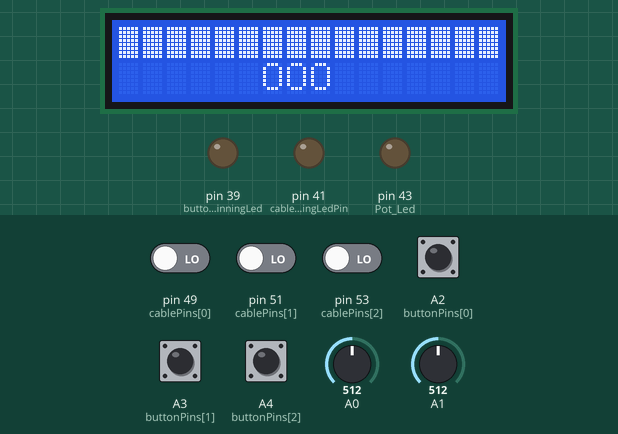
Simulated run of this sketch. Board: Arduino Mega 2560, built with avr-gcc and run on an emulated ATmega2560. On the bench: 16×2 character LCD, output pins drawn as LEDs (lit = HIGH). The test bench sets the inputs (shaded band); at power-on: A2 (buttonPins[0]), A3 (buttonPins[1]), A4 (buttonPins[2]), pin 49 (cablePins[0]), pin 51 (cablePins[1]), pin 53 (cablePins[2]) LOW, A0 = 512, A1 = 512. Random numbers use the default seed unless the sketch sets one.

Above: at 1.2 s.
1.3 s: A0 set to 530
At 2.1 s:
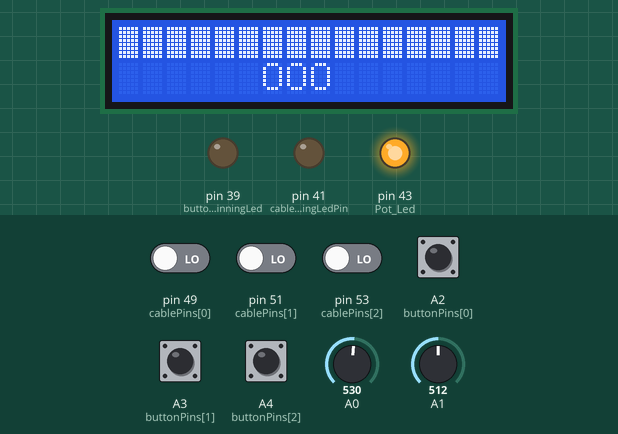
2.8 s: A2 (buttonPins[0]) pulled HIGH for 0.15 s
At 3.2 s:
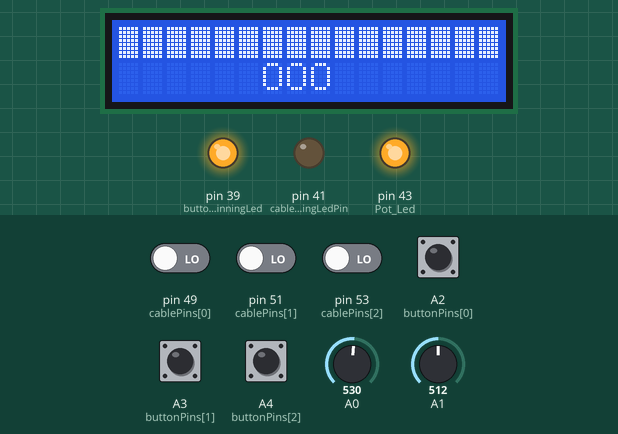
4.4 s: A1 set to 525
At 5.6 s:
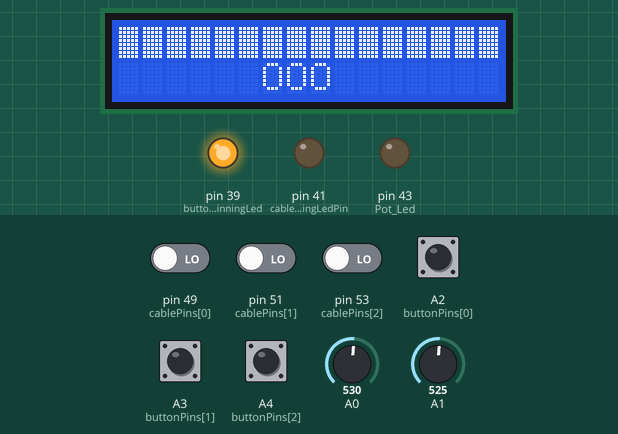
5.9 s: A1 set to 306
At 6.8 s:
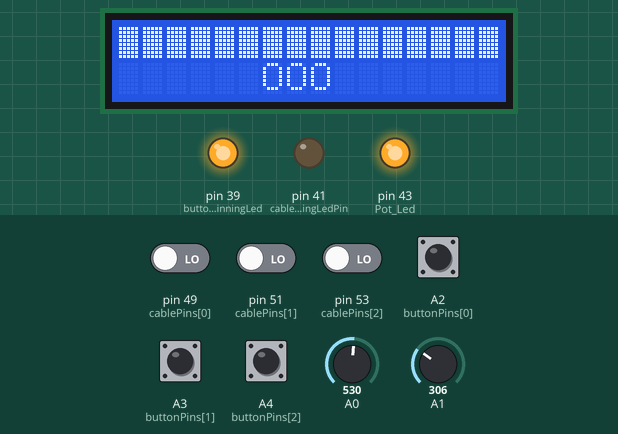
7.4 s: A1 set to 265
8.9 s: A1 set to 245
At 38.5 s:
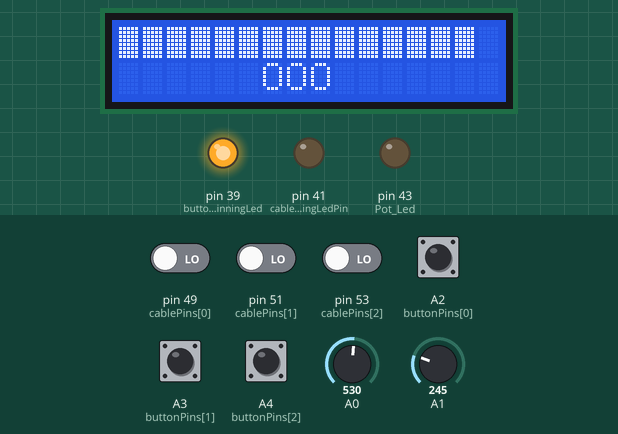
Timing chart, 0 to 39.5 s (numbered marks = the images above; inputs shaded):
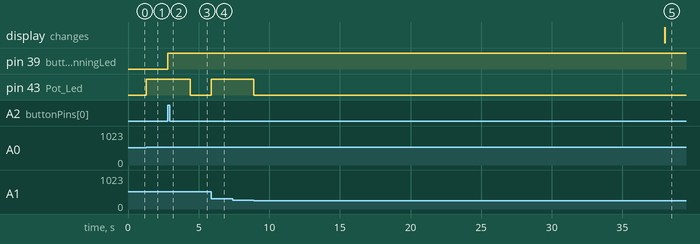

The sketch:

Enigma.ino
```cpp
void setup() {

  Serial.begin(9600);

  LCD_init();
  Pot_init();
  initButtonGame(LCD_getSerial());
  initCableGame();
}

void loop() {
  LCD_update();

  if(!LDC_getEchecBool() && !LDC_getWinBool())
  {
     // Ajouter ici les fonctions update des modules
     Pot_update();
     updateButtonGame();
     updateCableGame();

     if(getWinButtonGame() && Pot_getWinBool() && getWinCableGame() )
     {
       LCD_winScreen();
     }
  }
}
```

ButtonGame.ino
```cpp
// 3 buttons game
const int initialSetup[] = {0, 0, 0};
int winningSetup[] = {0, 0, 0};

// Combinaisons
const int buttonTable[8][6] = {
  {1,0,1,1,1,0},
  {1,1,1,0,0,1},
  {0,0,0,1,0,0},
  {1,1,0,0,0,1},
  {1,0,0,0,1,0},
  {0,1,0,0,1,1},
  {0,1,1,1,1,1},
  {0,0,1,1,0,1}
};

const int buttonPins[] = {A2,A3,A4};
const int ledPins[] = {11,10,9};

const int buttonGameWinningLed = 39;

int buttons[] = {0,0,0};

int previousButtonRead[] = {0,0,0};

int wonButtonGame = 0;
//
/*void setup()
{
  Serial.begin(9600);
  randomSeed(analogRead(0));
  initButtonGame("XXX");
}

void loop()
{
  updateButtonGame();
  delay(10);
}*/
bool getWinButtonGame()
{
  return wonButtonGame;
}

void initButtonGame(String code)
{
  // Init with serial
  int serial[] = {0,0,0};
  for(int i =0;i<3;i++)
  {
      if(code[i]=='X')
      {
        serial[i]=1;
      }
  }
  for(int i = 0;i<8;i++)
  {
    if(serial[0]==buttonTable[i][0] && serial[1]==buttonTable[i][1] && serial[2]==buttonTable[i][2])
    {
      winningSetup[0] = buttonTable[i][3];
      winningSetup[1] = buttonTable[i][4];
      winningSetup[2] = buttonTable[i][5];
      return;
    }
  }
  //
  wonButtonGame = 0;
  pinMode(buttonPins[0], INPUT);
  pinMode(buttonPins[1], INPUT);
  pinMode(buttonPins[2], INPUT);
  pinMode(ledPins[0], OUTPUT);
  pinMode(ledPins[1], OUTPUT);
  pinMode(ledPins[2], OUTPUT);

  pinMode(buttonGameWinningLed,OUTPUT);

  buttons[0] = initialSetup[0];
  buttons[1] = initialSetup[1];
  buttons[2] = initialSetup[2];
}

void updateButtonGame()
{
  if(!wonButtonGame)
  {
      for(int i=0;i<3;i++)
      {
        int buttonRead = digitalRead(buttonPins[i]);
        if (buttonRead && !previousButtonRead[i]) {
          buttons[i] = !buttons[i];
        }

        digitalWrite(ledPins[i], buttons[i]);
        previousButtonRead[i] = buttonRead;
      }
  }
  if(!wonButtonGame&&checkWinningButtonGame())
  {
     wonButtonGame = 1;
  }
  if(wonButtonGame)
  {
    drawButtonGameWinningFeedback();
  }
}

bool checkWinningButtonGame()
{
  for(int i =0;i<3;i++)
  {
   if(buttons[i]!=winningSetup[i])
     return false;
  }
  return true;
}

void drawButtonGameWinningFeedback()
{
 for(int i = 0;i<3;i++)
 {
   digitalWrite(ledPins[i],millis()%2000>1000);
 }
 pinMode(buttonGameWinningLed,OUTPUT);
 digitalWrite(buttonGameWinningLed,HIGH);
}
```

CableGame.ino
```cpp
// Cable game
int cableWinningSetup[] = {0, 0, 0};
const int cablePins[] = {49,51,53};
const int cableGameWinningLedPin = 41;

// Combinaisons
const int cableTable[8][6] = {
  {0,0,0,0,1,1},
  {0,0,1,1,0,0},
  {0,1,0,1,0,1},
  {1,0,0,0,0,0},
  {0,1,1,0,1,0},
  {1,1,0,1,1,1},
  {1,1,1,1,1,0},
  {1,0,1,0,0,1}
};

// Last time cable configuration was not ok (losing config)
float lastTimeCablesNotOk = 0;
// Time needed to stay in the winning config to win
float cableGameTimeToWin = 100;

int wonCableGame = 0;
//
/*void setup()
{
  Serial.begin(9600);
  randomSeed(analogRead(0));
  initCableGame();
}

void loop()
{
  updateCableGame();
  delay(10);
}*/

bool getWinCableGame()
{
  return wonCableGame;
}

void initCableGame()
{
  wonCableGame = 0;
  pinMode(cablePins[0], INPUT);
  pinMode(cablePins[1], INPUT);
  pinMode(cablePins[2], INPUT);
  pinMode(cableGameWinningLedPin,OUTPUT);
  cableInitWiningSetup();
}

void updateCableGame()
{
  if(!wonCableGame&&checkWinningCableGame() && millis()-lastTimeCablesNotOk>cableGameTimeToWin)
  {
     wonCableGame = 1;
  }
  if(wonCableGame)
  {
    drawCableGameWinningFeedback();
  }
}

bool checkWinningCableGame()
{
      for(int i=0;i<3;i++)
      {
        int cableRead = digitalRead(cablePins[i]);
        if (cableRead != cableWinningSetup[i])
        {
          lastTimeCablesNotOk = millis();
          return false;
        }
      }
  return true;
}
void cableInitWiningSetup()
{
  for(int i = 0;i<8;i++)
  {
    if(digitalRead(cablePins[0])==cableTable[i][0] && digitalRead(cablePins[1])==cableTable[i][1] && digitalRead(cablePins[2])==cableTable[i][2])
    {
      cableWinningSetup[0] = cableTable[i][3];
      cableWinningSetup[1] = cableTable[i][4];
      cableWinningSetup[2] = cableTable[i][5];
      return;
    }
  }
}
void drawCableGameWinningFeedback()
{
  digitalWrite(cableGameWinningLedPin,HIGH);
}
```

Pot_Enigma.ino
```cpp
#include "TinkerKit.h"

TKPotentiometer pot(I0);
TKPotentiometer pot2(I1);

const int Pot_Led = 43;

const int Pot_k = 7;
const int Pot_j = 3;
const int Pot_i = 2;

int Pot_NbValue = 4;

bool Pot_FirstLoop = true;

int Pot_InitialPot1;
int Pot_InitialPot2;

bool Pot_winBool = false;

bool Pot_getWinBool(){
  return Pot_winBool;
}

void Pot_init() {
  // put your setup code here, to run once:
  pinMode(Pot_Led, OUTPUT);
  //Serial.begin(9600);
  Pot_InitialPot1 = Pot_readStep(pot.read(),Pot_NbValue);
  Pot_InitialPot2 = Pot_readStep(pot2.read(),Pot_NbValue);
}

void Pot_update() {
  // put your main code here, to run repeatedly:
  if((((((Pot_InitialPot2+Pot_j)%Pot_NbValue)*Pot_NbValue+((Pot_InitialPot1+Pot_i)%Pot_NbValue))+Pot_k)%(int)(pow(Pot_NbValue,2)))==((Pot_readStep(pot2.read(),Pot_NbValue)*Pot_NbValue+Pot_readStep(pot.read(),Pot_NbValue)))%(int)(pow(Pot_NbValue,2))){
    digitalWrite(Pot_Led, HIGH);
    Pot_winBool = true;
  }
  else{
    digitalWrite(Pot_Led, LOW);
    Pot_winBool = false;
  }
}

int Pot_readStep(int potValue, int steps){
  int pas = 1024/steps;
  for(int i=1;i<=steps;i++){
    if(potValue<=i*pas){
      return i;
    }
  }
}
```

TinkerKit.cpp
```cpp
#include "TinkerKit.h"

#if USB_VID == 0x2341 && USB_PID == 0x803C
#include <Esplora.h>
#endif

/*
 -----------------------------------------------------------------------------
                                    Generals
 -----------------------------------------------------------------------------
*/

/*      Digital Input       */

TKDigital::TKDigital(uint8_t _pin)
{
    pin = _pin;
    pinMode(pin, INPUT);
}

boolean TKDigital::read() {

    boolean val;

    #if USB_VID == 0x2341 && USB_PID == 0x803C
        int value = Esplora.readTK(pin);
        if (value < 128)
            val = 0;
        else
            val = 1;
    #else
        val = digitalRead(pin);
    #endif

    return val;
}


/*      Analog Input        */

TKAnalog::TKAnalog(uint8_t _pin)
{
    pin = _pin;
}

int TKAnalog::read() {

    int val;

    #if USB_VID == 0x2341 && USB_PID == 0x803C
        val = Esplora.readTK(pin);
    #else
        val = analogRead(pin);
    #endif

    if (val > _oldVal)
    {
      _increasing = true;
      _decreasing = false;
    }

    if (val < _oldVal)
    {
      _increasing = false;
      _decreasing = true;
    }

    _oldVal = val;

    return val;
}

boolean TKAnalog::increasing() {
    TKAnalog::read();
    return _increasing;
}

boolean TKAnalog::decreasing() {
    TKAnalog::read();
    return _decreasing;
}

/*      Analog Input with two connectors       */

TKAnalog2::TKAnalog2(uint8_t _pinX, uint8_t _pinY)
{
    pinX = _pinX;
    pinY = _pinY;
}

TKAnalog2::TKAnalog2(uint8_t _pinX, uint8_t _pinY, uint8_t _pinZ)
{
    pinX = _pinX;
    pinY = _pinY;
    pinZ = _pinZ;
}

int TKAnalog2::readX() {

    int val;

    #if USB_VID == 0x2341 && USB_PID == 0x803C
        val = Esplora.readTK(pinX);
    #else
        val = analogRead(pinX);
    #endif

    return val;
}

int TKAnalog2::readY() {

    int val;

    #if USB_VID == 0x2341 && USB_PID == 0x803C
        val = Esplora.readTK(pinY);
    #else
        val = analogRead(pinY);
    #endif

    return val;
}

int TKAnalog2::readZ() {

    int val;

    #if USB_VID == 0x2341 && USB_PID == 0x803C
        val = Esplora.readTK(pinZ);
    #else
        val = analogRead(pinZ);
    #endif

    return val;
}

/*      Output       */

TKOutput::TKOutput(uint8_t _pin)
{
    pin = _pin;
	_state = LOW;
	pinMode(pin, OUTPUT);
}

void TKOutput::write(int value)
{
    if( value <= TK_MAX && value >= 0 )
        analogWrite(pin, value * 0.25);
    else
        return;
}

void TKOutput::blink(int del)
{
    on();
    delay(del);
    off();
    delay(del);
}

void TKOutput::blink(int del1, int del2)
{
    on();
    delay(del1);
    off();
    delay(del2);
}

/*
 -----------------------------------------------------------------------------
                                Digital Inputs
 -----------------------------------------------------------------------------
 */

/*      Button      */

TKButton::TKButton(uint8_t _pin) : TKDigital(_pin)
{
	_toggleState = LOW;
	_oldState = LOW;
	_pressedState = LOW;
	_releasedState = LOW;
	_heldState = LOW;
    _heldTime = 500;
}

void TKButton::update() {
  boolean newState = TKButton::read();
  if (newState != _oldState) {
    // pressed?
    if (newState == HIGH) {
      _pressedState = true;
    }
    else {
      _releasedState = true;
     _toggleState = !_toggleState;
    }

    _oldState = newState;
    delay(50); // debouncing
  }

  else {

      int timeDiff = millis() - _millisMark;

      if(newState == HIGH && _oldState == HIGH && timeDiff > _heldTime) {
  		_heldState = true;
  	} else {
  		_heldState = false;
  	}


  }
}


boolean TKButton::readSwitch()
{
	TKButton::update();
	return _toggleState;
}

boolean TKButton::pressed()
{
	TKButton::update();

	if(_pressedState == true)
	{
        _millisMark = millis();
		_pressedState = false;
		return true;
	}
	else
		return false;
}

boolean TKButton::released()
{
	TKButton::update();

	if(_releasedState == true)
	{
		_releasedState = false;
		return true;
	}
	else
		return false;
}

boolean TKButton::held()
{
	TKButton::update();
	return _heldState;
}


/*      Tilt Sensor         */

TKTiltSensor::TKTiltSensor(uint8_t _pin) : TKDigital (_pin){}

/*      Touch Sensor        */

 TKTouchSensor::TKTouchSensor(uint8_t _pin) : TKButton(_pin) {}

/*
 -----------------------------------------------------------------------------
                                Analog Inputs
 -----------------------------------------------------------------------------
 */

/*      Potentiometer       */

TKPotentiometer::TKPotentiometer(uint8_t _pin) : TKAnalog(_pin)

{
	pin = _pin;
	_minVal = 0;
	_maxVal = 1023;
}

int TKPotentiometer::read()
{

    int val = TKAnalog::read();
	if (val < _minVal) {_minVal = val;}
	if (val > _maxVal) {_maxVal = val;}

	_mappedVal = map(val, _minVal, _maxVal, 0, 1023);
	_mappedVal = constrain(_mappedVal, 0, 1023);

	return _mappedVal;
}

int TKPotentiometer::readStep(int steps) {

	_steps = steps;

	int step  = floor(map(read(), 0, 1023, 0, _steps));

	return step;
}


/*      Light Sensor        */

TKLightSensor::TKLightSensor(uint8_t _pin) : TKAnalog(_pin){}

/*      Temperature Sensor       */

TKThermistor::TKThermistor(uint8_t _pin) : TKAnalog(_pin) {}

float TKThermistor::readCelsius()
{
	float Rthermistor = Rb * (ADCres / TKThermistor::read() - 1);
	float _temperatureC = Beta / (log( Rthermistor * Ginf )) ;

	return _temperatureC - Kelvin;
}

float TKThermistor::readFahrenheit()
{
	float _temperatureF = (TKThermistor::readCelsius() * 9.0)/ 5.0 + 32.0; ;

	return _temperatureF;
}


/*      Hall Sensor     */

TKHallSensor::TKHallSensor(uint8_t _pin) : TKAnalog(_pin) {}

boolean TKHallSensor::polarity()
{
	int value = read();
	if( value >= _zeroValue  )
		return NORTH;
	else
		return SOUTH;
}

/*      Joystick        */

TKJoystick::TKJoystick(uint8_t _pinX, uint8_t _pinY) : TKAnalog2 (_pinX, _pinY){}

int TKJoystick::readX()
{

    int val = TKAnalog2::readX();

	if (val < _minVal) {_minVal = val;}
	if (val > _maxVal) {_maxVal = val;}

	_mappedVal = map(val, _minVal, _maxVal, 0, 1023);
	_mappedVal = constrain(_mappedVal, 0, 1023);

	return _mappedVal;
}

int TKJoystick::readY()
{

    int val = TKAnalog2::readY();

	if (val < _minVal) {_minVal = val;}
	if (val > _maxVal) {_maxVal = val;}

	_mappedVal = map(val, _minVal, _maxVal, 0, 1023);
	_mappedVal = constrain(_mappedVal, 0, 1023);

	return _mappedVal;
}


/*      Gyro        */

TKGyro::TKGyro(uint8_t _pinX, uint8_t _pinY, boolean model) : TKAnalog2 (_pinX, _pinY)
{

 	_sensitivityInCount = 14633;  // 4.88mV / (0.167mV/dps * 2)

 	if(model == TK_X4)
 		_sensitivityInCount /= 4;

    // default values
    _xZeroVoltage = 503;	// 2.46V expressed in ADC counts
    _yZeroVoltage = 503;
}

void TKGyro::calibrate()
{
	_xZeroVoltage = 0;
	_yZeroVoltage = 0;

	for (uint8_t i=0; i<50; i++)
   {
   	_yZeroVoltage += readY();
   	_xZeroVoltage += readX();
   	delay(20);
   }
   _yZeroVoltage /= 50;
   _xZeroVoltage /= 50;
}

long TKGyro::readXAxisRate()
{
 	return ((long)(readX() - _xZeroVoltage) * _sensitivityInCount) / 1000;
}

long TKGyro::readYAxisRate()
{
	return ((long)(readY() - _yZeroVoltage) * _sensitivityInCount) / 1000;
}


 /*
  * Accelerometer Class and Methods
  */

TKAccelerometer::TKAccelerometer(uint8_t _pinX, uint8_t _pinY) : TKAnalog2(_pinX,_pinY){}
TKAccelerometer::TKAccelerometer(uint8_t _pinX, uint8_t _pinY, uint8_t _pinZ) : TKAnalog2(_pinX,_pinY,_pinZ){}

int TKAccelerometer::inclination()
{
	int xVal = readX() - _zeroOffset;
	int yVal = readY() - _zeroOffset;

	if(xVal <= 96 && yVal <= 96)
	{
		int inclination = atan2(xVal, yVal)*180/M_PI;
		return (int) inclination;
	} else {
		return NULL;
	}
}

/*
-----------------------------------------------------------------------------
                                        Outputs
-----------------------------------------------------------------------------
*/

/* LED */

TKLed::TKLed(uint8_t _pin) : TKOutput(_pin) {}


/* MosFet */

TKMosFet::TKMosFet(uint8_t _pin) : TKOutput(_pin) {}


/* Relay */

TKRelay::TKRelay(uint8_t _pin) : TKOutput(_pin) {}
```

LCD.ino
```cpp
#include <LiquidCrystal.h>

float LCD_timerInit = 600; //in second

LiquidCrystal LCD_ecran(32,30,28,26,24,22);
int LCD_currentCursorPosition = 15;

boolean LCD_echecBool = false;
boolean LCD_winBool = false;

float LCD_seconds = 0;

static unsigned long LCD_lastTick = 0;

String LCD_serialNumber = "";

/*void setup() {
  LCD_init();
}

void loop() {
  LCD_update();
}*/

void LCD_init(){

   LCD_ecran.begin(16,2);
   LCD_ecran.clear();

   LCD_ecran.setCursor(0, 0);
   for (int i = 0; i <= 16; i++){
       LCD_ecran.print(char(255));
   }

   LCD_seconds = 0;
   LCD_lastTick = 0;
   LCD_currentCursorPosition = 15;
   LCD_echecBool = false;

   LCD_serialNumber = LCD_GenerateSerialNumber();
   LCD_ecran.setCursor(6, 1);
   LCD_ecran.print(LCD_serialNumber);

}

void LCD_update(){

  if (!LCD_echecBool && !LCD_winBool &&(millis() - LCD_lastTick >= 1000)) {

      LCD_lastTick = millis();
      LCD_seconds++;

      int barToUnfill = LCD_timerBarToUnfill();
      for(int i = 0; i < barToUnfill; i++){
         LCD_ecran.setCursor(LCD_currentCursorPosition, 0);
         LCD_ecran.print(" ");
         LCD_currentCursorPosition --;
      }

      if(LCD_currentCursorPosition == -1){
        LCD_echecScreen();
      }
  }
}

bool LDC_getEchecBool(){
  return LCD_echecBool;
}
bool LDC_getWinBool(){
  return LCD_winBool;
}

int LCD_timerBarToUnfill(){

   float percentageComplete = (LCD_seconds / LCD_timerInit);  //  Pourcentage de completion du timer (entre 0 et 1)
   float percentageComplete16 = 0 + (percentageComplete - 0) * (16 - 0) / (1 - 0);   // Remap du pourcentage entre 0 et 15

   int inverseComplete = 16 - int(percentageComplete16);

   int totalUnfill = (LCD_currentCursorPosition + 1) - inverseComplete;

   return totalUnfill;
}

String LCD_GenerateSerialNumber(){

   String result = "";

   for (int i=0; i< 3; i++){

      randomSeed(analogRead(A13+i));

      int randNumber = random(2);
      if(randNumber == 0){
          result += "O";
      }
      else{
          result += "X";
      }
   }

   return result;
}

String LCD_getSerial()
{
  return LCD_serialNumber;
}

void LCD_echecScreen() {
    LCD_ecran.clear();

    LCD_echecBool = true;

    LCD_ecran.setCursor(5, 0);
    LCD_ecran.print("X");
    LCD_ecran.setCursor(10, 0);
    LCD_ecran.print("X");

    LCD_ecran.setCursor(3, 1);
    LCD_ecran.print("|");
    LCD_ecran.setCursor(4, 1);
    LCD_ecran.print("-");
    LCD_ecran.setCursor(5, 1);
    LCD_ecran.print("-");
    LCD_ecran.setCursor(5, 1);
    LCD_ecran.print("-");
    LCD_ecran.setCursor(6, 1);
    LCD_ecran.print("-");
    LCD_ecran.setCursor(7, 1);
    LCD_ecran.print("-");
    LCD_ecran.setCursor(8, 1);
    LCD_ecran.print("-");
    LCD_ecran.setCursor(9, 1);
    LCD_ecran.print("-");
    LCD_ecran.setCursor(10, 1);
    LCD_ecran.print("-");
    LCD_ecran.setCursor(11, 1);
    LCD_ecran.print("-");
    LCD_ecran.setCursor(12, 1);
    LCD_ecran.print("|");
}

void LCD_winScreen() {
    LCD_ecran.clear();

    LCD_winBool = true;

    LCD_ecran.setCursor(5, 0);
    LCD_ecran.print("^");
    LCD_ecran.setCursor(10, 0);
    LCD_ecran.print("^");

    LCD_ecran.setCursor(3, 1);
    LCD_ecran.print("|");
    LCD_ecran.setCursor(4, 1);
    LCD_ecran.print("_");
    LCD_ecran.setCursor(5, 1);
    LCD_ecran.print("_");
    LCD_ecran.setCursor(5, 1);
    LCD_ecran.print("_");
    LCD_ecran.setCursor(6, 1);
    LCD_ecran.print("_");
    LCD_ecran.setCursor(7, 1);
    LCD_ecran.print("_");
    LCD_ecran.setCursor(8, 1);
    LCD_ecran.print("_");
    LCD_ecran.setCursor(9, 1);
    LCD_ecran.print("_");
    LCD_ecran.setCursor(10, 1);
    LCD_ecran.print("_");
    LCD_ecran.setCursor(11, 1);
    LCD_ecran.print("_");
    LCD_ecran.setCursor(12, 1);
    LCD_ecran.print("|");
}
```

Source omitted: TinkerKit.h (7125 bytes)

Measured:
- the behaviour switches between 512 and 513 on A0 (found by bisection; images 0 and 1)
- the behaviour switches between 512 and 513 on A1 (found by bisection; images 2 and 3)
- the behaviour switches between 257 and 256 on A1 (found by bisection; images 4 and 5)
- after the input at 1.3 s, pin 43 (Pot_Led): LOW → HIGH at once
- after the input at 2.8 s, pin 39 (buttonGameWinningLed): LOW → HIGH at once
- after the input at 4.4 s, pin 43 (Pot_Led): HIGH → LOW at once
- after the input at 5.9 s, pin 43 (Pot_Led): LOW → HIGH at once
- after the input at 7.4 s, every drawn part: stays the same
- after the input at 8.9 s, pin 43 (Pot_Led): HIGH → LOW at once
